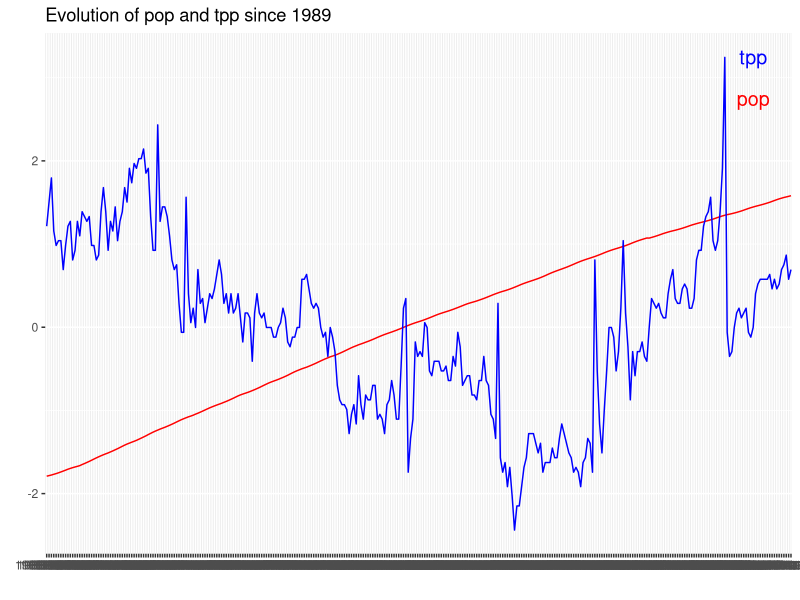
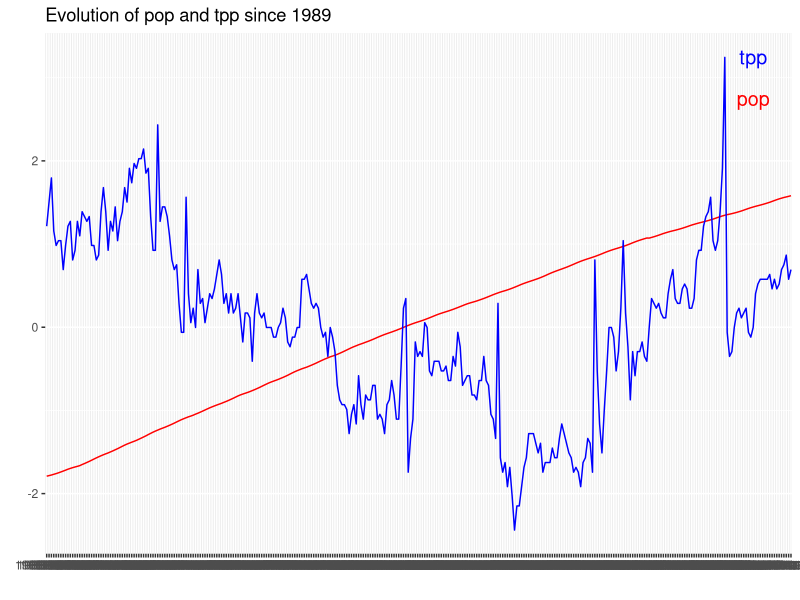

These figures' R source, in order:
# set working directory
setwd("C:/Users/david/OneDrive/Desktop/UniAll/2-2/PE/Projeto/ex2")

# load used packages
library(readxl)
library(ggplot2)

# read the excel sheet
data <- read_xlsx("data/econ.xlsx")

# filter data to only data after 1973
dates <- apply(data[, 1], 1, as.character)
years <- substr(dates, 1, 4)
filtered_data <- subset(data, years >= 1989)

# get the needed fields
time <- apply(filtered_data[, 1], 1, as.character)
pop <- apply(filtered_data[, 3], 1, as.numeric)
tpp <- apply(filtered_data[, 4], 1, as.numeric)

# transform the needed fields
tr_pop <- apply(matrix(pop, ncol = length(pop)), 1, function(x) (x - mean(pop)) / sd(pop))
tr_tpp <- apply(matrix(tpp, ncol = length(tpp)), 1, function(x) (x - mean(tpp)) / sd(tpp))

# create the graph
graph_data <- data.frame(x = time, y1 = tr_pop, y2 = tr_tpp)
ggplot(graph_data, aes(x = x, group = 1)) +
  geom_line(aes(y = y1), color = "red") +
  geom_line(aes(y = y2), color = "blue") +
  xlab("") + ylab("") +
  ggtitle("Evolution of pop and tpp since 1989") +
  annotate("text", x = 300, y = 3.25, label = "tpp", size = 5, color = "blue") +
  annotate("text", x = 300, y = 2.75, label = "pop", size = 5, color = "red")

# save the graph
ggsave("graph.png")